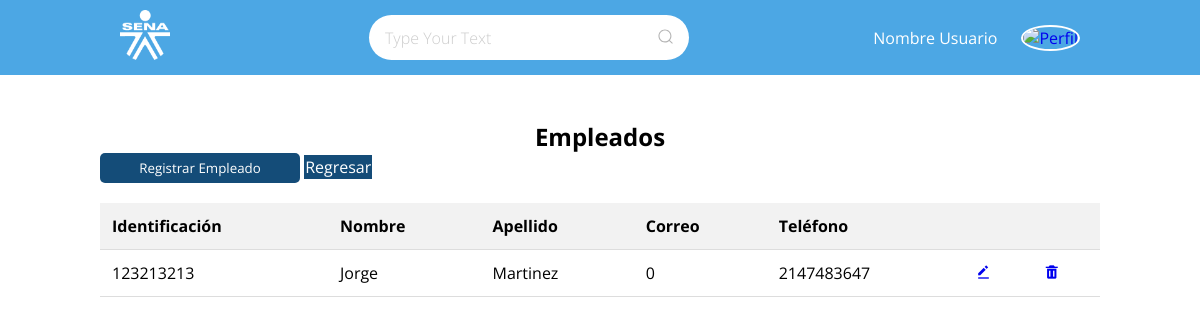
The app's page /controlador/controladorEmpleado.php?empresa=1000000000 with its own data.
### tables this page shows
CREATE TABLE `empleado` (
  `identificacion` varchar(15) NOT NULL,
  `nombre` varchar(50) NOT NULL,
  `apellido` varchar(50) NOT NULL,
  `tipoDocumento` varchar(5) NOT NULL,
  `genero` varchar(10) NOT NULL,
  `correo` varchar(50) NOT NULL,
  `fechaNacimiento` date NOT NULL,
  `telefono` varchar(15) NOT NULL,
  `direccion` varchar(50) NOT NULL,
  `ciudad` varchar(50) NOT NULL,
  `fechaExpedicion` date NOT NULL,
  `estadoCivil` varchar(30) NOT NULL,
  `nivelEstudio` varchar(30) NOT NULL,
  `nit` varchar(50) NOT NULL
);

### conexion/conexion.php (called while the page is built, shortened)
<?php
class Conexion{
    private $dsn='mysql:host=localhost;dbname=baseNomina';
    private $usr='root';
    private $psw='';
    private $cnx;
public function __construct(){
    try {
        $this->cnx=new PDO($this->dsn,$this->usr,$this->psw);
    } catch (PDOException $th) {
        echo $th->getMessage();
    }
}
public function getCnx(){
    return $this->cnx;
}
}
?>

### dao/DaoEmpleadoImplementacion.php (called while the page is built, shortened)
<?php
require_once('../conexion/conexion.php');
include('../modelo/empleado.php');
class DaoEmpleadoImplementacion extends Conexion implements DaoEmpleado{
    public function listar($empresa){
        $lista = null;
        try{
            $stmt = $this->getCnx()->prepare("select * from empleado where nit =  $empresa");
            $lista = array();
            $stmt->execute();
            foreach ($stmt as $key ) {
                $e = new Empleado(null,null,null,null,null,null,null,null,null,null,null,null,null);
                $e->setNombre($key['nombre']);
                $e->SetApellido($key['apellido']);
                $e->setIdentificacion($key['identificacion']);
                $e->setTipoDocumento($key['tipoDocumento']);
                $e->setGenero($key['genero']);
                $e->setCorreo($key['correo']);
                $e->setGenero($key['genero']);
                $e->setFechaNacimiento($key['fechaNacimiento']);
                $e->setTelefono($key['telefono']);
                $e->setDireccion($key['direccion']);
                $e->setCiudad($key['ciudad']);
                $e->setFechaExpedicion($key['fechaExpedicion']);
                $e->setEstadoCivil($key['estadoCivil']);
                $e->setNivelEstudio($key['nivelEstudio']);
                array_push($lista,$e);
            }
        }catch(PDOException $e){
            $e->getMessage().'error en listar de DaoAprendizImpl';
        }
            return $lista;
        }
}
?>

### modelo/Persona.php (called while the page is built, shortened)
<?php
class Persona{
    private $nombre;
    private $apellido;
    private $identificacion;
    private $correo;
    private $telefono;
    public function __construct($nombre, $apellido, $identificacion, $tipoDocumento, $genero, $correo, $fechaNacimiento, $telefono, $direccion, $ciudad) {
        $this->nombre = $nombre;
        $this->apellido = $apellido;
        $this->identificacion = $identificacion;
        $this->correo = $correo;
        $this->telefono = $telefono;
    }
    public function getNombre(){
        return $this->nombre;
    }
    public function getApellido(){
        return $this->apellido;
    }
    public function getIdentificacion(){
        return $this->identificacion;
    }
    public function getCorreo(){
        return $this->correo;
    }
    public function getTelefono(){
        return $this->telefono;
    }
    public function setNombre($nombre){
        $this-> nombre = $nombre;
    }
    public function SetApellido($apellido){
        $this->apellido = $apellido;
    }
    public function setIdentificacion($identificacion){
        $this->identificacion = $identificacion;
    }
    public function setCorreo($correo){
        $this->correo = $correo;
    }
    public function SetTelefono($telefono){
        $this->telefono = $telefono;
    }
    public function setCiudad($ciudad){
        return $this->ciudad = $ciudad;
    }
}
?>

### modelo/Empleado.php (called while the page is built, shortened)
<?php
require ('Persona.php');
class Empleado extends Persona {
    public function setNivelEstudio($nivelEstudio){
        return $this->nivelEstudio = $nivelEstudio;
    }
}
?>

### vistas/empleado.php (the view, shortened to what this page needs)
<!DOCTYPE html>
<html lang="en">
<head>
  <link rel="stylesheet" href="../styles/styles.css" />
  <link href='https://unpkg.com/boxicons@2.1.4/css/boxicons.min.css' rel='stylesheet'>
</head>
<body>
  <header class="header" id="responsive">
    <div class="imagen">
      <div class="logo">
        <a href="#">
          <img src="../img/logoSena.png" alt="logo" />
        </a>
      </div>
    </div>
    <div class="search">
      <input type="text" class="search__input" placeholder="Type your text" />
      <button class="search__button">
      </button>
    </div>
    <div class="imagen">
      <label>Nombre Usuario</label>
      <div class="logo-imagen">
        <a href="#">
          <img src="../img/deku.jpg" alt="perfil" />
        </a>
      </div>
    </div>
  </header>
  <section class="containerTable">
    <div class="button">
      <h1>Empleados</h1>
      <button id="open-modal-btn" class="botton-1">Registrar Empleado</button>
      <a href="../controlador/controladorEmpresa.php" class="botton-2">Regresar</a>
    </div>
    <table>
      <thead>
        <tr>
          <th>Identificación</th>
          <th>Nombre</th>
          <th>Apellido</th>
          <th>Correo</th>
          <th>Teléfono</th>
          <th></th>
          <th></th>
        </tr>
      </thead>
      <tbody>
        <?php
        foreach ($Empleados as $key) {
          echo "<tr><td>" . $key->getIdentificacion() . "</td>";
          echo "<td>" . $key->getNombre() . "</td>";
          echo "<td>" . $key->getApellido() . "</td>";
          echo "<td>" . $key->getCorreo() . "</td>";
          echo "<td>" . $key->getTelefono() . "</td>";
          echo "<td><a href='../controlador/controladorEditarEmpleado.php?id=" . urlencode($key->getIdentificacion()) . "&empresa=".urlencode($objEmpresa)."'><i class='bx bxs-edit-alt'></i> </a></td>";
          echo "<td><a href='../controlador/controladorEmpleado.php?idEmp=". $key->getIdentificacion() ."&idEmpresa=".$objEmpresa."' onclick='advertencia(event)'><i class='bx bxs-trash'></i></a></td></tr>";
        } ?>
      </tbody>
    </table>
  </section>
</body>
</html>

### styles/styles.css (style rules this page uses)
* { padding: 0; margin: 0; box-sizing: border-box; font-family: 'Open Sans', sans-serif; }
body { background: #ffff; }
.header { position: fixed; width: 100%; display: flex; background-color: #4CA7E4; color: #fff; justify-content: space-between; align-items: center; height: 75px; padding: 5px 10%; z-index: 1; }
.header .imagen { display: flex; align-items: center; }
.header .imagen .logo img { height: 50px; width: 50px; }
.header .imagen .logo-imagen img { height: 55px; width: auto; border-radius: 50%; margin-left: 1.5rem; border: #ffff 2px solid; font-size: 600; }
.search { display: flex; align-items: center; justify-content: space-between; text-align: center; }
.search__input { font-family: inherit; font-size: inherit; background-color: #ffff; border: none; color: #646464; padding: 0.7rem 1rem; border-radius: 30px; width: 20em; transition: all ease-in-out .5s; margin-right: -2rem; }
.search__button { border: none; background-color: #ffff; margin-top: .1em; }
.search__icon { height: 1.3em; width: 1.3em; fill: #b4b4b4; }
.containerTable { padding: 100px; width: 100%; height: auto; }
.button { padding: 20px 0 20px 0; }
.button a { border: #144C78 1px solid; color: #fff; background-color: #144C78; text-decoration: none; }
.button h1 { text-align: center; }
.button button { padding: 5px; width: 200px; height: 30px; border: none; border-radius: 5px; background-color: #144C78; cursor: pointer; color: #ffff; }
table { width: 100%; border-collapse: collapse; margin-bottom: 20px; }
th, td { padding: 12px; text-align: left; border-bottom: 1px solid #ddd; }
th { background-color: #f2f2f2; }

### styles/modal.css (style rules this page uses)
* { margin: 0; padding: 0; box-sizing: border-box; font-family: 'Poppins', sans-serif; text-decoration: none; text-transform: capitalize; transition: .2s linear; }

### records on screen
empleado: identificacion "123213213", nombre "Jorge", apellido "Martinez", correo "0", telefono "2147483647"
